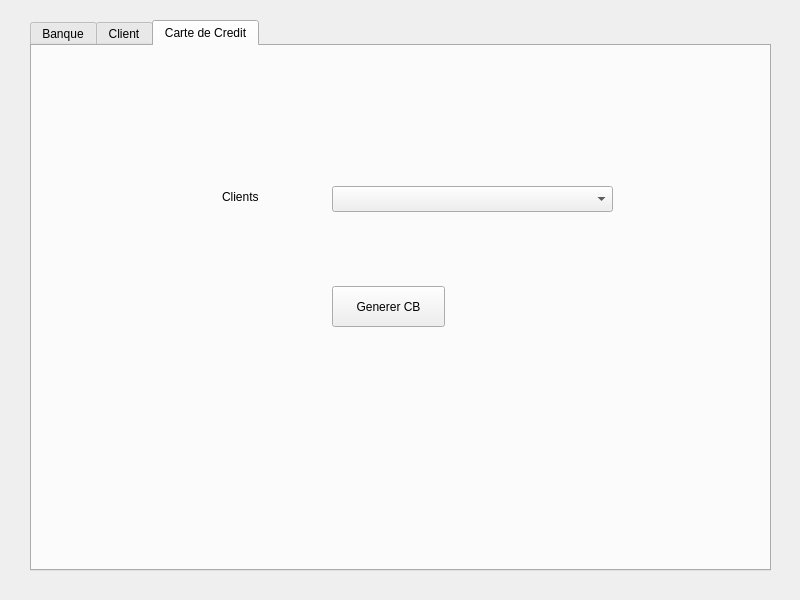
<?xml version="1.0" encoding="UTF-8"?>
<ui version="4.0">
 <class>MainWindow</class>
 <widget class="QMainWindow" name="MainWindow">
  <property name="geometry">
   <rect>
    <x>0</x>
    <y>0</y>
    <width>800</width>
    <height>600</height>
   </rect>
  </property>
  <property name="windowTitle">
   <string>MainWindow</string>
  </property>
  <widget class="QWidget" name="centralwidget">
   <widget class="QTabWidget" name="tabWidget">
    <property name="geometry">
     <rect>
      <x>30</x>
      <y>20</y>
      <width>741</width>
      <height>551</height>
     </rect>
    </property>
    <property name="currentIndex">
     <number>2</number>
    </property>
    <widget class="QWidget" name="tab_banque">
     <attribute name="title">
      <string>Banque</string>
     </attribute>
     <widget class="QLineEdit" name="bank_name_input">
      <property name="geometry">
       <rect>
        <x>320</x>
        <y>110</y>
        <width>301</width>
        <height>21</height>
       </rect>
      </property>
     </widget>
     <widget class="QLabel" name="label_bank_name">
      <property name="geometry">
       <rect>
        <x>190</x>
        <y>110</y>
        <width>121</width>
        <height>21</height>
       </rect>
      </property>
      <property name="text">
       <string>Nom de la banque</string>
      </property>
     </widget>
     <widget class="QPushButton" name="create_bank_btn">
      <property name="geometry">
       <rect>
        <x>330</x>
        <y>200</y>
        <width>113</width>
        <height>41</height>
       </rect>
      </property>
      <property name="text">
       <string>Creer</string>
      </property>
     </widget>
    </widget>
    <widget class="QWidget" name="tab_client">
     <attribute name="title">
      <string>Client</string>
     </attribute>
     <widget class="QLineEdit" name="prenom_client_input">
      <property name="geometry">
       <rect>
        <x>380</x>
        <y>90</y>
        <width>171</width>
        <height>21</height>
       </rect>
      </property>
     </widget>
     <widget class="QLineEdit" name="nom_client_input">
      <property name="geometry">
       <rect>
        <x>380</x>
        <y>130</y>
        <width>171</width>
        <height>21</height>
       </rect>
      </property>
     </widget>
     <widget class="QLineEdit" name="ville_client_input">
      <property name="geometry">
       <rect>
        <x>380</x>
        <y>180</y>
        <width>171</width>
        <height>21</height>
       </rect>
      </property>
     </widget>
     <widget class="QLineEdit" name="salaire_client_input">
      <property name="geometry">
       <rect>
        <x>380</x>
        <y>230</y>
        <width>171</width>
        <height>21</height>
       </rect>
      </property>
     </widget>
     <widget class="QLabel" name="label">
      <property name="geometry">
       <rect>
        <x>250</x>
        <y>90</y>
        <width>91</width>
        <height>21</height>
       </rect>
      </property>
      <property name="text">
       <string>Prenom</string>
      </property>
     </widget>
     <widget class="QLabel" name="label_2">
      <property name="geometry">
       <rect>
        <x>250</x>
        <y>130</y>
        <width>91</width>
        <height>21</height>
       </rect>
      </property>
      <property name="text">
       <string>Nom</string>
      </property>
     </widget>
     <widget class="QLabel" name="label_3">
      <property name="geometry">
       <rect>
        <x>250</x>
        <y>180</y>
        <width>91</width>
        <height>21</height>
       </rect>
      </property>
      <property name="text">
       <string>Ville</string>
      </property>
     </widget>
     <widget class="QLabel" name="label_4">
      <property name="geometry">
       <rect>
        <x>250</x>
        <y>230</y>
        <width>91</width>
        <height>21</height>
       </rect>
      </property>
      <property name="text">
       <string>Salaire</string>
      </property>
     </widget>
     <widget class="QPushButton" name="create_client_btn">
      <property name="geometry">
       <rect>
        <x>320</x>
        <y>400</y>
        <width>113</width>
        <height>41</height>
       </rect>
      </property>
      <property name="text">
       <string>Creer</string>
      </property>
     </widget>
     <widget class="QComboBox" name="list_banques">
      <property name="geometry">
       <rect>
        <x>380</x>
        <y>310</y>
        <width>171</width>
        <height>26</height>
       </rect>
      </property>
     </widget>
     <widget class="QLabel" name="label_5">
      <property name="geometry">
       <rect>
        <x>250</x>
        <y>310</y>
        <width>91</width>
        <height>21</height>
       </rect>
      </property>
      <property name="text">
       <string>Banque</string>
      </property>
     </widget>
    </widget>
    <widget class="QWidget" name="tab_credit_card">
     <attribute name="title">
      <string>Carte de Credit</string>
     </attribute>
     <widget class="QComboBox" name="list_clients">
      <property name="geometry">
       <rect>
        <x>300</x>
        <y>140</y>
        <width>281</width>
        <height>26</height>
       </rect>
      </property>
     </widget>
     <widget class="QLabel" name="label_6">
      <property name="geometry">
       <rect>
        <x>190</x>
        <y>140</y>
        <width>71</width>
        <height>21</height>
       </rect>
      </property>
      <property name="text">
       <string>Clients</string>
      </property>
     </widget>
     <widget class="QPushButton" name="generate_cb_btn">
      <property name="geometry">
       <rect>
        <x>300</x>
        <y>240</y>
        <width>113</width>
        <height>41</height>
       </rect>
      </property>
      <property name="text">
       <string>Generer CB</string>
      </property>
     </widget>
    </widget>
   </widget>
  </widget>
 </widget>
 <resources/>
 <connections/>
</ui>
